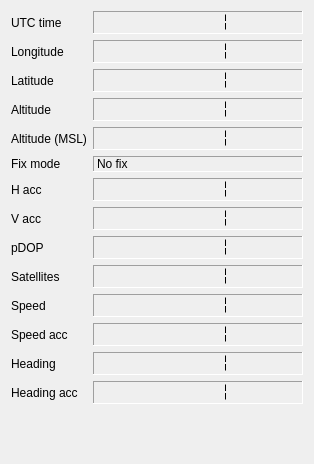
<?xml version="1.0" encoding="UTF-8"?>
<ui version="4.0">
 <class>UBloxStatusWidget</class>
 <widget class="QWidget" name="UBloxStatusWidget">
  <property name="geometry">
   <rect>
    <x>0</x>
    <y>0</y>
    <width>314</width>
    <height>464</height>
   </rect>
  </property>
  <property name="sizePolicy">
   <sizepolicy hsizetype="MinimumExpanding" vsizetype="MinimumExpanding">
    <horstretch>0</horstretch>
    <verstretch>0</verstretch>
   </sizepolicy>
  </property>
  <property name="windowTitle">
   <string>u-blox status</string>
  </property>
  <layout class="QFormLayout" name="formLayout">
   <item row="0" column="0">
    <widget class="QLabel" name="label_15">
     <property name="text">
      <string>UTC time</string>
     </property>
    </widget>
   </item>
   <item row="0" column="1">
    <widget class="QLCDNumber" name="utcTime">
     <property name="frameShape">
      <enum>QFrame::Panel</enum>
     </property>
     <property name="frameShadow">
      <enum>QFrame::Sunken</enum>
     </property>
     <property name="midLineWidth">
      <number>0</number>
     </property>
     <property name="smallDecimalPoint">
      <bool>false</bool>
     </property>
     <property name="numDigits">
      <number>6</number>
     </property>
     <property name="digitCount">
      <number>6</number>
     </property>
     <property name="segmentStyle">
      <enum>QLCDNumber::Flat</enum>
     </property>
     <property name="value" stdset="0">
      <double>1.000000000000000</double>
     </property>
    </widget>
   </item>
   <item row="1" column="0">
    <widget class="QLabel" name="label">
     <property name="text">
      <string>Longitude</string>
     </property>
    </widget>
   </item>
   <item row="1" column="1">
    <widget class="QLCDNumber" name="lon">
     <property name="frameShape">
      <enum>QFrame::Panel</enum>
     </property>
     <property name="frameShadow">
      <enum>QFrame::Sunken</enum>
     </property>
     <property name="midLineWidth">
      <number>0</number>
     </property>
     <property name="smallDecimalPoint">
      <bool>false</bool>
     </property>
     <property name="numDigits">
      <number>6</number>
     </property>
     <property name="digitCount">
      <number>6</number>
     </property>
     <property name="segmentStyle">
      <enum>QLCDNumber::Flat</enum>
     </property>
     <property name="value" stdset="0">
      <double>1.000000000000000</double>
     </property>
    </widget>
   </item>
   <item row="2" column="0">
    <widget class="QLabel" name="label_2">
     <property name="text">
      <string>Latitude</string>
     </property>
    </widget>
   </item>
   <item row="2" column="1">
    <widget class="QLCDNumber" name="lat">
     <property name="frameShape">
      <enum>QFrame::Panel</enum>
     </property>
     <property name="frameShadow">
      <enum>QFrame::Sunken</enum>
     </property>
     <property name="midLineWidth">
      <number>0</number>
     </property>
     <property name="smallDecimalPoint">
      <bool>false</bool>
     </property>
     <property name="numDigits">
      <number>6</number>
     </property>
     <property name="digitCount">
      <number>6</number>
     </property>
     <property name="segmentStyle">
      <enum>QLCDNumber::Flat</enum>
     </property>
     <property name="value" stdset="0">
      <double>1.000000000000000</double>
     </property>
    </widget>
   </item>
   <item row="3" column="0">
    <widget class="QLabel" name="label_3">
     <property name="text">
      <string>Altitude</string>
     </property>
    </widget>
   </item>
   <item row="3" column="1">
    <widget class="QLCDNumber" name="alt">
     <property name="frameShape">
      <enum>QFrame::Panel</enum>
     </property>
     <property name="frameShadow">
      <enum>QFrame::Sunken</enum>
     </property>
     <property name="midLineWidth">
      <number>0</number>
     </property>
     <property name="smallDecimalPoint">
      <bool>false</bool>
     </property>
     <property name="numDigits">
      <number>6</number>
     </property>
     <property name="digitCount">
      <number>6</number>
     </property>
     <property name="segmentStyle">
      <enum>QLCDNumber::Flat</enum>
     </property>
     <property name="value" stdset="0">
      <double>1.000000000000000</double>
     </property>
    </widget>
   </item>
   <item row="4" column="0">
    <widget class="QLabel" name="label_4">
     <property name="text">
      <string>Altitude (MSL)</string>
     </property>
    </widget>
   </item>
   <item row="4" column="1">
    <widget class="QLCDNumber" name="altMSL">
     <property name="frameShape">
      <enum>QFrame::Panel</enum>
     </property>
     <property name="frameShadow">
      <enum>QFrame::Sunken</enum>
     </property>
     <property name="midLineWidth">
      <number>0</number>
     </property>
     <property name="smallDecimalPoint">
      <bool>false</bool>
     </property>
     <property name="numDigits">
      <number>6</number>
     </property>
     <property name="digitCount">
      <number>6</number>
     </property>
     <property name="segmentStyle">
      <enum>QLCDNumber::Flat</enum>
     </property>
     <property name="value" stdset="0">
      <double>1.000000000000000</double>
     </property>
    </widget>
   </item>
   <item row="5" column="0">
    <widget class="QLabel" name="label_5">
     <property name="text">
      <string>Fix mode</string>
     </property>
    </widget>
   </item>
   <item row="5" column="1">
    <widget class="QLabel" name="fixMode">
     <property name="frameShape">
      <enum>QFrame::Panel</enum>
     </property>
     <property name="frameShadow">
      <enum>QFrame::Sunken</enum>
     </property>
     <property name="text">
      <string>No fix</string>
     </property>
    </widget>
   </item>
   <item row="6" column="0">
    <widget class="QLabel" name="label_7">
     <property name="text">
      <string>H acc</string>
     </property>
    </widget>
   </item>
   <item row="6" column="1">
    <widget class="QLCDNumber" name="hAcc">
     <property name="frameShape">
      <enum>QFrame::Panel</enum>
     </property>
     <property name="frameShadow">
      <enum>QFrame::Sunken</enum>
     </property>
     <property name="midLineWidth">
      <number>0</number>
     </property>
     <property name="smallDecimalPoint">
      <bool>false</bool>
     </property>
     <property name="numDigits">
      <number>6</number>
     </property>
     <property name="digitCount">
      <number>6</number>
     </property>
     <property name="segmentStyle">
      <enum>QLCDNumber::Flat</enum>
     </property>
     <property name="value" stdset="0">
      <double>1.000000000000000</double>
     </property>
    </widget>
   </item>
   <item row="7" column="0">
    <widget class="QLabel" name="label_8">
     <property name="text">
      <string>V acc</string>
     </property>
    </widget>
   </item>
   <item row="7" column="1">
    <widget class="QLCDNumber" name="vAcc">
     <property name="frameShape">
      <enum>QFrame::Panel</enum>
     </property>
     <property name="frameShadow">
      <enum>QFrame::Sunken</enum>
     </property>
     <property name="midLineWidth">
      <number>0</number>
     </property>
     <property name="smallDecimalPoint">
      <bool>false</bool>
     </property>
     <property name="numDigits">
      <number>6</number>
     </property>
     <property name="digitCount">
      <number>6</number>
     </property>
     <property name="segmentStyle">
      <enum>QLCDNumber::Flat</enum>
     </property>
     <property name="value" stdset="0">
      <double>1.000000000000000</double>
     </property>
    </widget>
   </item>
   <item row="8" column="0">
    <widget class="QLabel" name="label_9">
     <property name="text">
      <string>pDOP</string>
     </property>
    </widget>
   </item>
   <item row="8" column="1">
    <widget class="QLCDNumber" name="pDOP">
     <property name="frameShape">
      <enum>QFrame::Panel</enum>
     </property>
     <property name="frameShadow">
      <enum>QFrame::Sunken</enum>
     </property>
     <property name="midLineWidth">
      <number>0</number>
     </property>
     <property name="smallDecimalPoint">
      <bool>false</bool>
     </property>
     <property name="numDigits">
      <number>6</number>
     </property>
     <property name="digitCount">
      <number>6</number>
     </property>
     <property name="segmentStyle">
      <enum>QLCDNumber::Flat</enum>
     </property>
     <property name="value" stdset="0">
      <double>1.000000000000000</double>
     </property>
    </widget>
   </item>
   <item row="9" column="0">
    <widget class="QLabel" name="label_10">
     <property name="text">
      <string>Satellites</string>
     </property>
    </widget>
   </item>
   <item row="9" column="1">
    <widget class="QLCDNumber" name="sat">
     <property name="frameShape">
      <enum>QFrame::Panel</enum>
     </property>
     <property name="frameShadow">
      <enum>QFrame::Sunken</enum>
     </property>
     <property name="midLineWidth">
      <number>0</number>
     </property>
     <property name="smallDecimalPoint">
      <bool>false</bool>
     </property>
     <property name="numDigits">
      <number>6</number>
     </property>
     <property name="digitCount">
      <number>6</number>
     </property>
     <property name="segmentStyle">
      <enum>QLCDNumber::Flat</enum>
     </property>
     <property name="value" stdset="0">
      <double>1.000000000000000</double>
     </property>
    </widget>
   </item>
   <item row="10" column="0">
    <widget class="QLabel" name="label_11">
     <property name="text">
      <string>Speed</string>
     </property>
    </widget>
   </item>
   <item row="10" column="1">
    <widget class="QLCDNumber" name="spd">
     <property name="frameShape">
      <enum>QFrame::Panel</enum>
     </property>
     <property name="frameShadow">
      <enum>QFrame::Sunken</enum>
     </property>
     <property name="midLineWidth">
      <number>0</number>
     </property>
     <property name="smallDecimalPoint">
      <bool>false</bool>
     </property>
     <property name="numDigits">
      <number>6</number>
     </property>
     <property name="digitCount">
      <number>6</number>
     </property>
     <property name="segmentStyle">
      <enum>QLCDNumber::Flat</enum>
     </property>
     <property name="value" stdset="0">
      <double>1.000000000000000</double>
     </property>
    </widget>
   </item>
   <item row="11" column="0">
    <widget class="QLabel" name="label_12">
     <property name="text">
      <string>Speed acc</string>
     </property>
    </widget>
   </item>
   <item row="11" column="1">
    <widget class="QLCDNumber" name="spdAcc">
     <property name="frameShape">
      <enum>QFrame::Panel</enum>
     </property>
     <property name="frameShadow">
      <enum>QFrame::Sunken</enum>
     </property>
     <property name="midLineWidth">
      <number>0</number>
     </property>
     <property name="smallDecimalPoint">
      <bool>false</bool>
     </property>
     <property name="numDigits">
      <number>6</number>
     </property>
     <property name="digitCount">
      <number>6</number>
     </property>
     <property name="segmentStyle">
      <enum>QLCDNumber::Flat</enum>
     </property>
     <property name="value" stdset="0">
      <double>1.000000000000000</double>
     </property>
    </widget>
   </item>
   <item row="12" column="0">
    <widget class="QLabel" name="label_13">
     <property name="text">
      <string>Heading</string>
     </property>
    </widget>
   </item>
   <item row="12" column="1">
    <widget class="QLCDNumber" name="head">
     <property name="frameShape">
      <enum>QFrame::Panel</enum>
     </property>
     <property name="frameShadow">
      <enum>QFrame::Sunken</enum>
     </property>
     <property name="midLineWidth">
      <number>0</number>
     </property>
     <property name="smallDecimalPoint">
      <bool>false</bool>
     </property>
     <property name="numDigits">
      <number>6</number>
     </property>
     <property name="digitCount">
      <number>6</number>
     </property>
     <property name="segmentStyle">
      <enum>QLCDNumber::Flat</enum>
     </property>
     <property name="value" stdset="0">
      <double>1.000000000000000</double>
     </property>
    </widget>
   </item>
   <item row="13" column="0">
    <widget class="QLabel" name="label_14">
     <property name="text">
      <string>Heading acc</string>
     </property>
    </widget>
   </item>
   <item row="13" column="1">
    <widget class="QLCDNumber" name="headAcc">
     <property name="frameShape">
      <enum>QFrame::Panel</enum>
     </property>
     <property name="frameShadow">
      <enum>QFrame::Sunken</enum>
     </property>
     <property name="midLineWidth">
      <number>0</number>
     </property>
     <property name="smallDecimalPoint">
      <bool>false</bool>
     </property>
     <property name="numDigits">
      <number>6</number>
     </property>
     <property name="digitCount">
      <number>6</number>
     </property>
     <property name="segmentStyle">
      <enum>QLCDNumber::Flat</enum>
     </property>
     <property name="value" stdset="0">
      <double>1.000000000000000</double>
     </property>
    </widget>
   </item>
  </layout>
 </widget>
 <resources/>
 <connections/>
</ui>
